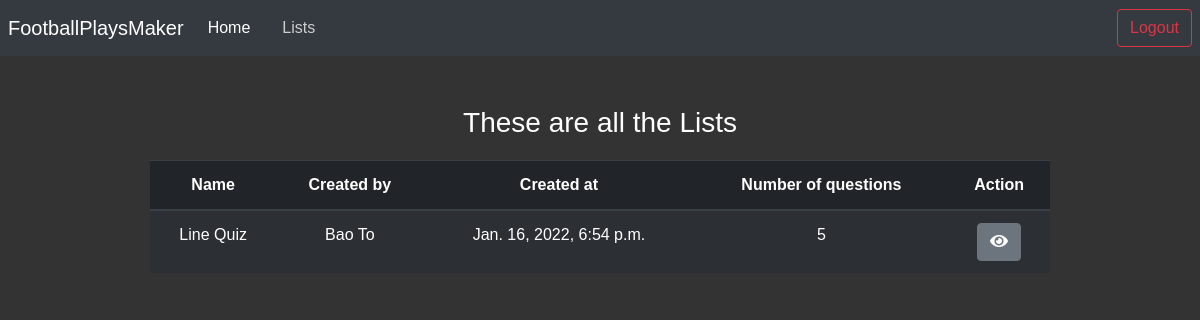
Page /lists (signed in) on the earlier database version.
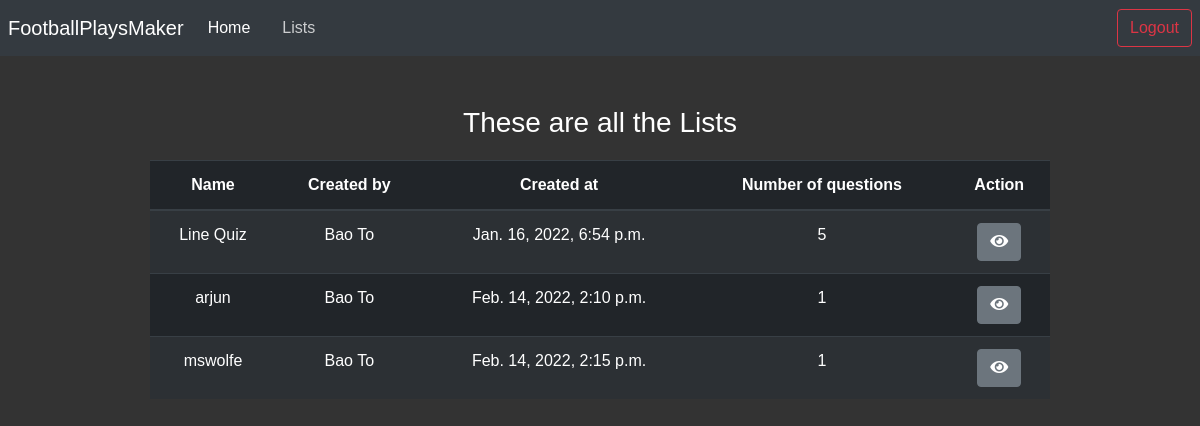
Same page on the later database version.
### main/models.py (models this page shows, shortened)
class List(models.Model):
    list_name = models.CharField(max_length=255)
    user = models.ForeignKey(User, related_name="lists", on_delete=models.CASCADE)
    created_at = models.DateTimeField(auto_now_add=True) #used for logging the time that the user signed up
    number_of_questions = models.IntegerField(default=0) #used to collect the number of questions that are collected by the user

class User(models.Model):
    first_name = models.CharField(max_length=255)
    last_name = models.CharField(max_length=255)
    email = models.CharField(max_length=255)
    password = models.CharField(max_length=255)
    def __str__(self): #this is like the getInstance() method in Frc, it gets the instance object
        return self.first_name + " " + self.last_name

### main/views.py (the view)
# urls.py: path('lists', lists, name='lists'),
def lists(request):
    if 'user' not in request.session:
        return redirect('/login')
    user = User.objects.get(id=request.session['user'])
    lists = List.objects.all()
    return render(request, 'lists.html', {'user': user,'lists':lists})

### templates/lists.html (shortened to what this page needs)
{% load static %}
<!DOCTYPE html>
<html lang="en">
  <head>
    <link
      rel="stylesheet"
      href="https://maxcdn.bootstrapcdn.com/bootstrap/4.0.0/css/bootstrap.min.css"
    />
    <link rel="stylesheet" href="{% static 'dist/css/adminlte.min.css' %}" />
    <link rel="stylesheet" href="https://cdnjs.cloudflare.com/ajax/libs/font-awesome/5.11.2/css/fontawesome.min.css">
    <link rel="stylesheet" href="https://cdnjs.cloudflare.com/ajax/libs/font-awesome/5.11.2/css/all.min.css">
  </head>
  <body style="background-color: #333;font-family: Helvetica;font-style: bold;">
    <nav class="navbar navbar-expand-lg navbar-dark bg-dark">
      <div class="collapse navbar-collapse" id="navbarTogglerDemo01">
        <a class="navbar-brand" href="/">FootballPlaysMaker</a>
        <ul class="navbar-nav mr-auto mt-2 mt-lg-0">
          <li class="nav-item active">
            <a class="nav-link" href="/"
              >Home </a
            >
          </li>
          <li class="nav-item">
            <a class="nav-link" href="/lists">Lists <span class="sr-only">(current)</span></a>
          </li>
        </ul>
        <a
          href="/logout"
          style="margin-left: 10px"
          class="btn btn-outline-danger my-2 my-sm-0"
          type="submit"
          >Logout</a
        >
      </div>
    </nav>
    <h3 style="color: white;text-align: center;margin-top: 50px;">These are all the Lists</h3>
    <div class="container d-flex justify-content-center" style="margin-top: 20px;">
    <table class="table table-striped table-dark " style="width: 80%;text-align: center;">
        <thead>
          <tr>
            <th scope="col">Name</th>
            <th scope="col">Created by</th>
            <th scope="col">Created at</th>
            <th scope="col">Number of questions</th>
            <th scope="col">Action</th>
          </tr>
        </thead>
        <tbody>
          {% for list in lists %}
          <tr>
            <td>{{list.list_name}}</td>
            <td>{{list.user}}</td>
            <td>{{list.created_at}}</td>
            <td>{{list.number_of_questions}}</td>
            <td><a href="/view/{{list.id}}" class="btn btn-secondary"><i class="fa fa-eye"></i></a></td>
          </tr>
          {% endfor %}
        </tbody>
      </table>
    </div>
  </body>
</html>

Differences in the rows shown:
added List: list_name "arjun", user "Bao To", created_at "Feb. 14, 2022, 2:10 p.m.", number_of_questions "1"
added List: list_name "mswolfe", user "Bao To", created_at "Feb. 14, 2022, 2:15 p.m.", number_of_questions "1"
